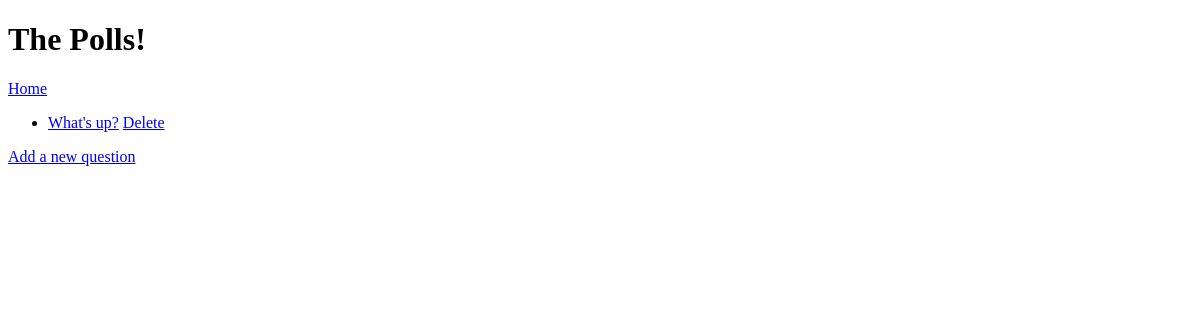
The page /polls/ on the database as committed earlier.
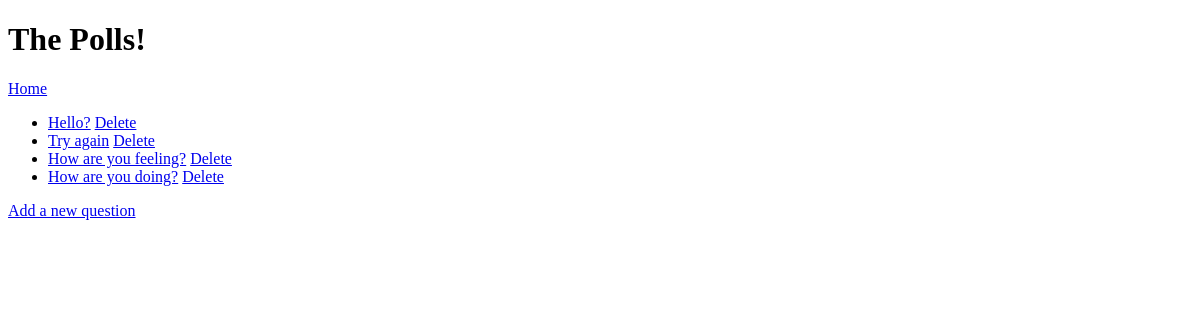
The same page on the database as committed later.
### polls/models.py (models this page shows, shortened)
class Question(models.Model):
  question_text = models.CharField(max_length=200)
  pub_date = models.DateTimeField("date published")

### polls/views.py (the view)
# urls.py: path('', views.IndexView.as_view(), name="index"),
class IndexView(generic.ListView):
  template_name = 'polls/index.html'
  context_object_name = 'latest_question_list'
  def get_queryset(self):
    return Question.objects.order_by('-pub_date')[:5]

### polls/templates/polls/index.html (shortened to what this page needs)
{% extends 'polls/base.html' %}
{% block content %}
{% if latest_question_list %}
<ul>
  {% for question in latest_question_list %}
  <li>
    <a href="{% url 'polls:detail' question.id %}"
      >{{question.question_text}}</a
    >
    <a href="{% url 'polls:delete' question.id %}">Delete</a>
  </li>
  {% endfor %}
</ul>
{% else %}
<p>No polls are available.</p>
{% endif %}
<a href="{% url 'polls:create'  %}">Add a new question</a>
{% endblock %}

### polls/templates/polls/base.html (shortened to what this page needs)
<!doctype html>
<html>
  <head>
  </head>
  <body>
    <h1>The Polls!</h1>
    <a href="{% url 'polls:index' %}">Home</a>
    {% block content %} {% endblock %}
  </body>
</html>

Rows that differ between the two databases and show on the page:
removed Question: question_text "What's up?"
added Question: question_text "Hello?"
added Question: question_text "Try again"
added Question: question_text "How are you feeling?"
added Question: question_text "How are you doing?"
